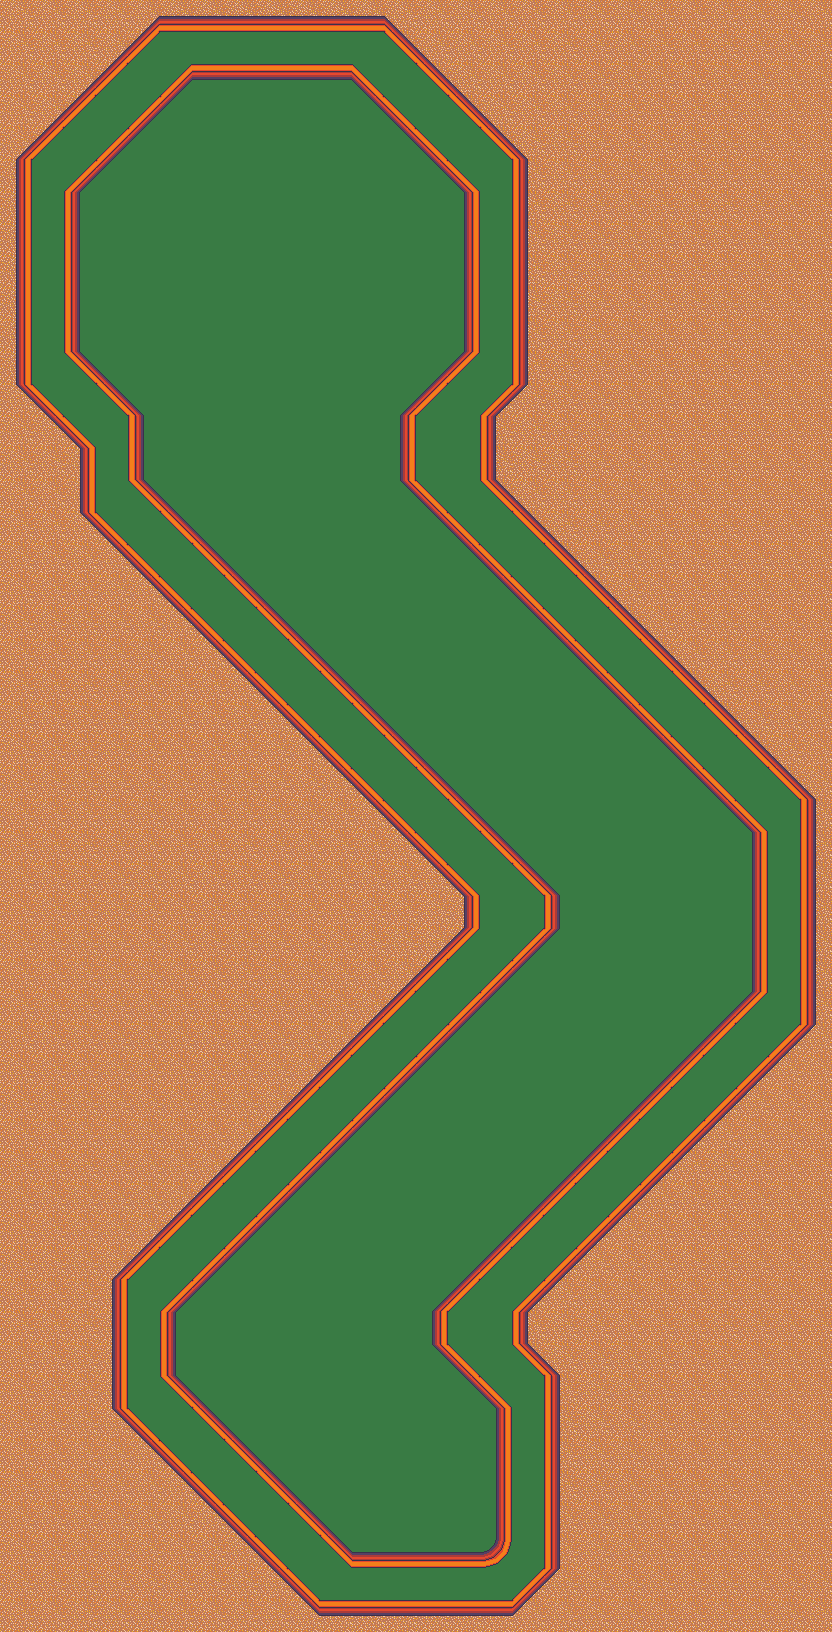

The image is a tile-based game level rendered from a .tmx file. Its description and source (layers, tilesets, objects; grid data summarised) follow:
An orthogonal 26x51 tile map with 32x32 px tiles, 2 tile layers (ground, walls) and 9 objects (2x catapult, 2x tank, 2x bumper, exterior, tee, ...).

<map version="1.0" tiledversion="1.1.4" orientation="orthogonal" renderorder="right-down" width="26" height="51" tilewidth="32" tileheight="32" infinite="0" nextobjectid="82">
 <properties>
  <property name="name" value="Snek Snek Snek" />
  <property name="par" type="int" value="3" />
 </properties>
 <tileset firstgid="1" source="tileset.tsx" />
 <layer name="ground" width="26" height="51">
  <data>[1326 cells, 1326 non-empty, 6 distinct tile ids]</data>
 </layer>
 <layer name="walls" width="26" height="51">
  <data>[1326 cells, 342 non-empty, 13 distinct tile ids]</data>
 </layer>
 <objectgroup name="collision">
  <object id="81" type="exterior" x="496" y="1544">
   <polyline points="0,0 0,-136 -64,-200 -64,-232 256,-552 256,-712 -96,-1064 -96,-1128 -32,-1192 -32,-1352 -144,-1464 -304,-1464 -416,-1352 -416,-1192 -352,-1128 -352,-1064 64,-648 64,-616 -320,-232 -320,-168 -144,8 -8,8 0,0" />
  </object>
 </objectgroup>
 <objectgroup name="objects">
  <object id="8" type="tee" gid="183" x="416" y="1520" width="32" height="32">
   <properties>
    <property name="facing" type="int" value="0" />
   </properties>
  </object>
  <object id="17" type="hole" gid="169" x="256" y="288" width="32" height="32" />
  <object id="41" type="catapult" gid="171" x="384" y="576" width="32" height="32" />
  <object id="63" type="tank" gid="186" x="256" y="352" width="32" height="32">
   <properties>
    <property name="color" value="blue" />
    <property name="facing" type="int" value="180" />
   </properties>
  </object>
  <object id="65" type="tank" gid="189" x="384" y="1216" width="32" height="32">
   <properties>
    <property name="color" value="brown" />
    <property name="facing" type="int" value="270" />
   </properties>
  </object>
  <object id="71" type="bumper" gid="184" x="160" y="224" width="32" height="32" />
  <object id="72" type="bumper" gid="184" x="352" y="224" width="32" height="32" />
  <object id="73" type="catapult" gid="171" x="576" y="992" width="32" height="32" />
 </objectgroup>
</map>
